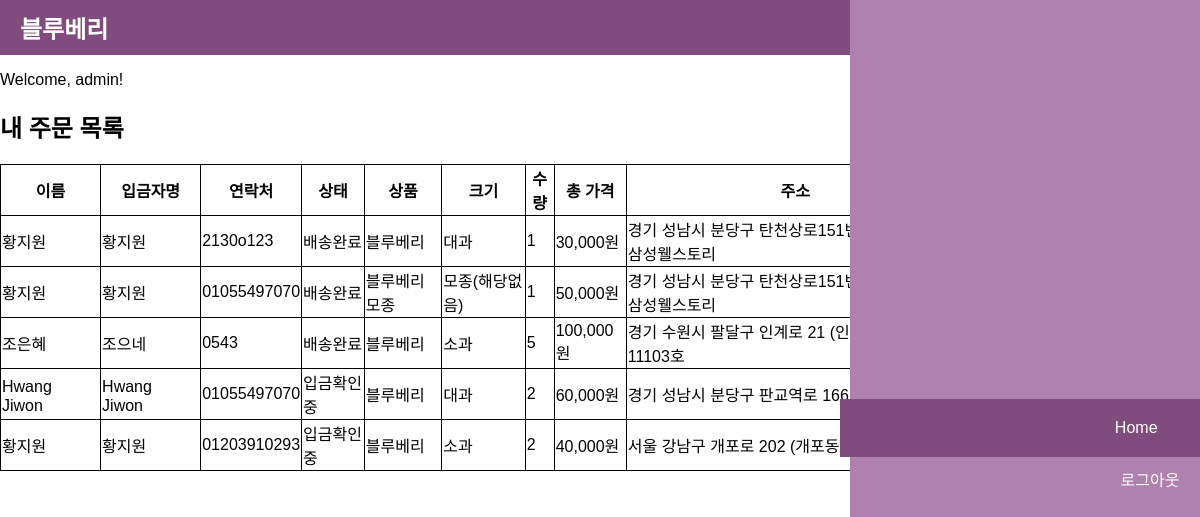
Before: /orders/list/ (signed in) with the older database file.
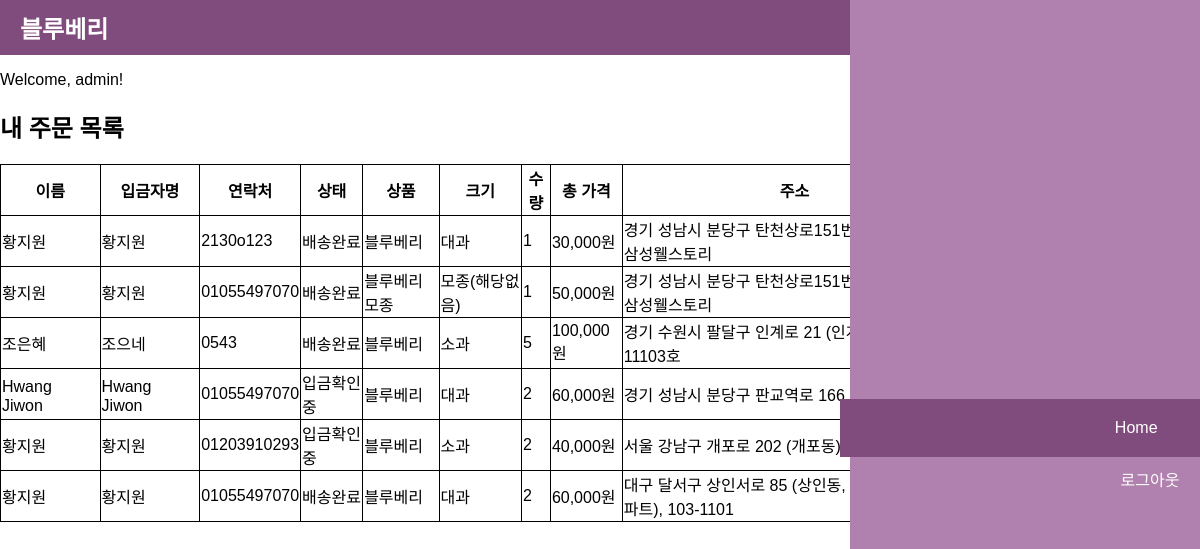
After: the same page with the newer database file.
### orders/models.py (models this page shows, shortened)
class Order(models.Model):
    SIZE_CHOICES = [
        ('small', '소과'),
        ('big', '대과'),
        ('none', '모종(해당없음)'),
    ]
    STATUS_CHOICES = [
        ('pending', '입금확인중'),
        ('preparing', '배송준비중'),
        ('shipping', '배송중'),
        ('completed', '배송완료'),
        ('canceling', '취소요청'),
        ('cancelled', '취소완료'),
    ]
    user = models.ForeignKey(User, on_delete=models.CASCADE)
    item = models.ForeignKey(Item, on_delete=models.CASCADE)
    size = models.CharField(max_length=5, choices=SIZE_CHOICES, null=True, blank=True)
    quantity = models.PositiveIntegerField()
    name = models.CharField(max_length=100)
    contact = models.CharField(max_length=100)
    postcode = models.CharField(max_length=10)
    address = models.CharField(max_length=255)
    detail_address = models.CharField(max_length=255)
    preferred_delivery_date = models.DateField()
    depositor_name = models.CharField(max_length=100)
    status = models.CharField(max_length=10, choices=STATUS_CHOICES, default='입금확인중')
    review_written = models.BooleanField(default=False) #TODO
    total_price = models.DecimalField(max_digits=10, decimal_places=0, editable=False)
    cancel_requested = models.BooleanField(default=True)

### items/models.py (models this page shows, shortened)
class Item(models.Model):
    CATEGORY_CHOICES = [
        ('fruit','과일'),
        ('seed','모종'),
    ]
    name = models.CharField(max_length=100)
    category = models.CharField(max_length=20,choices=CATEGORY_CHOICES)
    price_per_small = models.DecimalField(max_digits=10, decimal_places=0, null=True, blank=True)
    price_per_big = models.DecimalField(max_digits=10, decimal_places=0, null=True, blank=True)
    price_per_unit = models.DecimalField(max_digits=10, decimal_places=0, null=True, blank=True)

### orders/views.py (the view)
# urls.py: path('orders/', views.order_list, name='admin_order_list'),
@login_required
def order_list(request):
    orders = Order.objects.filter(user=request.user)
    return render(request, 'orders/order_list.html', {'orders': orders})

### orders/templates/orders/order_list.html (shortened to what this page needs)
{% extends 'base.html' %}
{% block content %}
<h2>내 주문 목록</h2>
<table>
    <thead>
        <tr>
            <th>이름</th>
            <th>입금자명</th>
            <th>연락처</th>
            <th>상태</th>
            <th>상품</th>
            <th>크기</th>
            <th>수량</th>
            <th>총 가격</th>
            <th>주소</th>
            <th>배송희망일</th>
            <th>리뷰</th>
            <th>비고</th>
        </tr>
    </thead>
    <tbody>
        {% for order in orders %}
        <tr>
            <td>{{ order.name }}</td>
            <td>{{ order.depositor_name }}</td>
            <td>{{ order.contact }}</td>
            <td>{{ order.get_status_display }}</td>
            <td>{{ order.item.name }}</td>
            <td>{{ order.get_size_display }}</td>
            <td>{{ order.quantity }}</td>
            <td>{{ order.total_price }}원</td>
            <td>{{ order.address }}, {{ order.detail_address }}</td>
            <td>{{ order.preferred_delivery_date }}</td>
            <td>
                {% if order.status == 'completed' and not order.review_written %}
                    <a href="{% url 'review_create' order.id %}">리뷰 쓰기</a>
                {% elif order.review_written %}
                    리뷰 작성 완료
                {% elif order.status != 'completed' %}
                    <a href="#" onclick="alert('배송이 완료되면 리뷰를 작성할 수 있습니다.')">리뷰 쓰기</a>
                {% endif %}
            </td>
            <td>
                {% if order.status == 'shipping' %}
                    <a href="{% url 'complete_order' order.id %}">구매 확정</a>
                {% elif order.status == 'pending' %}
                    <a href="{% url 'request_cancel' order.id %}">취소 요청</a>
                {% endif %}
            </td>
        </tr>
        {% endfor %}
    </tbody>
</table>
{% endblock %}

### templates/base.html (shortened to what this page needs)
<!DOCTYPE html>
<html>
<head>
</head>
<body onclick="closeMenu(event)">
    <header>
        <a href="{% url 'home' %}">
            <h1>블루베리</h1>
        </a>
        <div class="hamburger" onclick="toggleMenu(event)">
        </div>
    </header>
    <nav id="navMenu" onclick="event.stopPropagation()">
        <div class="nav-header">
            <a href="{% url 'home' %}">Home</a>
        </div>
        {% if user.is_authenticated %}
            <a href="{% url 'logout' %}">로그아웃</a>
        {% else %}
            <a href="{% url 'signup' %}">가입</a>
            <a href="{% url 'login' %}">로그인</a>
        {% endif %}
    </nav>
    <main>
        <p>Welcome, {{ user.username }}!</p>
        {% block content %}
        {% endblock %}
    </main>
</body>
</html>

### templates/base.html (style rules this page uses)
body { margin: 0; font-family: Arial, sans-serif; }
header { display: flex; justify-content: space-between; align-items: center; padding: 10px 20px; background-color: #804c7d; color: #fff; }
header a { color: #fff; text-decoration: none; }
header h1 { margin: 0; font-size: 1.5em; }
nav { position: fixed; top: 0; right: -250px; height: 100%; width: 50%; background-color: #b081ae; display: flex; flex-direction: column; align-items: center; justify-content: center; transition: right 0.3s ease; padding-top: 50px; }
nav a { color: #fff; padding: 10px; text-decoration: none; display: block; width: 100%; text-align: center; }
.hamburger { display: flex; flex-direction: column; justify-content: space-around; width: 30px; height: 21px; cursor: pointer; }
.nav-header { display: flex; justify-content: space-between; align-items: center; width: 100%; padding: 10px; background-color: #804c7d; }

### orders/templates/orders/order_list.html (style rules this page uses)
table, th, td, tr { border: 1px solid; border-collapse: collapse; }

Changed rows visible on the page:
added Order: name "황지원", depositor_name "황지원", contact "01055497070", status "배송완료", item.name "블루베리", size "대과", quantity "2", total_price "60,000", address "대구 달서구 상인서로 85 (상인동, 상인동방현대아파트)", detail_address "103-1101"
